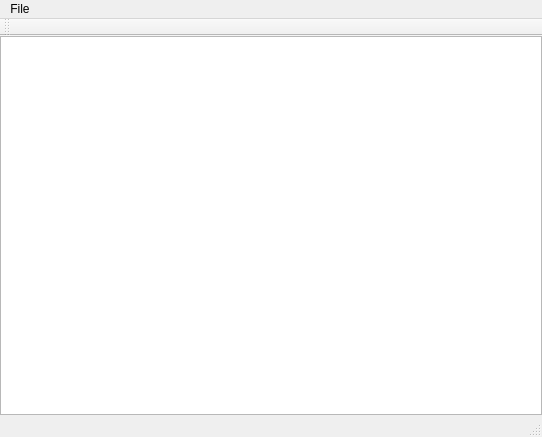
<?xml version="1.0" encoding="UTF-8"?>
<ui version="4.0">
 <class>MainWindow</class>
 <widget class="QMainWindow" name="MainWindow">
  <property name="geometry">
   <rect>
    <x>0</x>
    <y>0</y>
    <width>542</width>
    <height>437</height>
   </rect>
  </property>
  <property name="windowTitle">
   <string>MainWindow</string>
  </property>
  <widget class="QWidget" name="centralWidget">
   <layout class="QVBoxLayout" name="verticalLayout">
    <property name="leftMargin">
     <number>0</number>
    </property>
    <property name="topMargin">
     <number>0</number>
    </property>
    <property name="rightMargin">
     <number>0</number>
    </property>
    <property name="bottomMargin">
     <number>0</number>
    </property>
    <item>
     <widget class="QGraphicsView" name="graphicsView"/>
    </item>
   </layout>
  </widget>
  <widget class="QMenuBar" name="menuBar">
   <property name="geometry">
    <rect>
     <x>0</x>
     <y>0</y>
     <width>542</width>
     <height>21</height>
    </rect>
   </property>
   <widget class="QMenu" name="menuFile">
    <property name="title">
     <string>File</string>
    </property>
    <addaction name="actionOpen_File"/>
    <addaction name="actionOpen_Camera"/>
   </widget>
   <addaction name="menuFile"/>
  </widget>
  <widget class="QToolBar" name="mainToolBar">
   <attribute name="toolBarArea">
    <enum>TopToolBarArea</enum>
   </attribute>
   <attribute name="toolBarBreak">
    <bool>false</bool>
   </attribute>
  </widget>
  <widget class="QStatusBar" name="statusBar"/>
  <action name="actionOpen_File">
   <property name="text">
    <string>Open File...</string>
   </property>
   <property name="shortcut">
    <string>Ctrl+O</string>
   </property>
  </action>
  <action name="actionOpen_Camera">
   <property name="text">
    <string>Open Camera...</string>
   </property>
  </action>
 </widget>
 <layoutdefault spacing="6" margin="11"/>
 <resources/>
 <connections/>
</ui>
